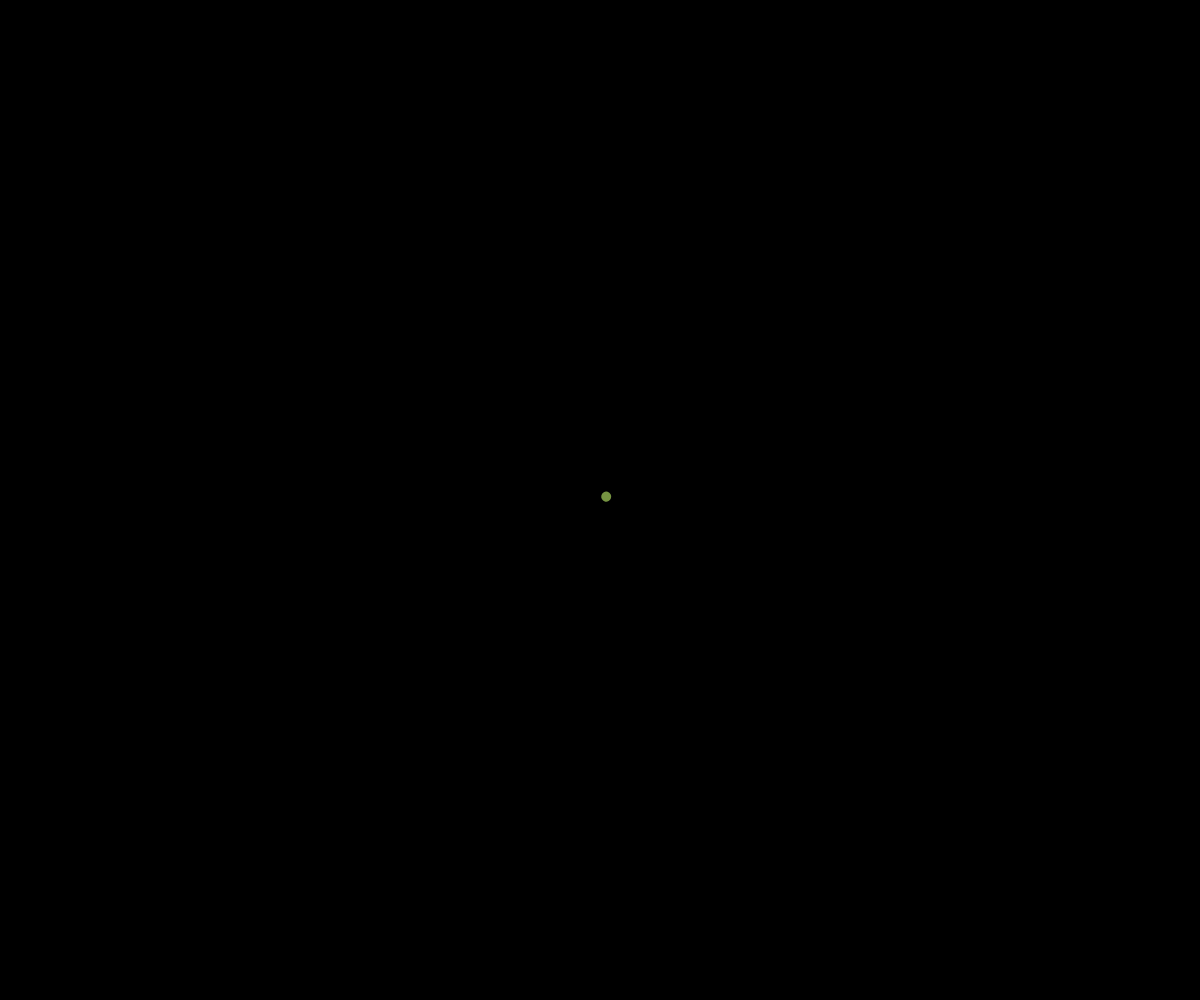
Frame 1 (no input)
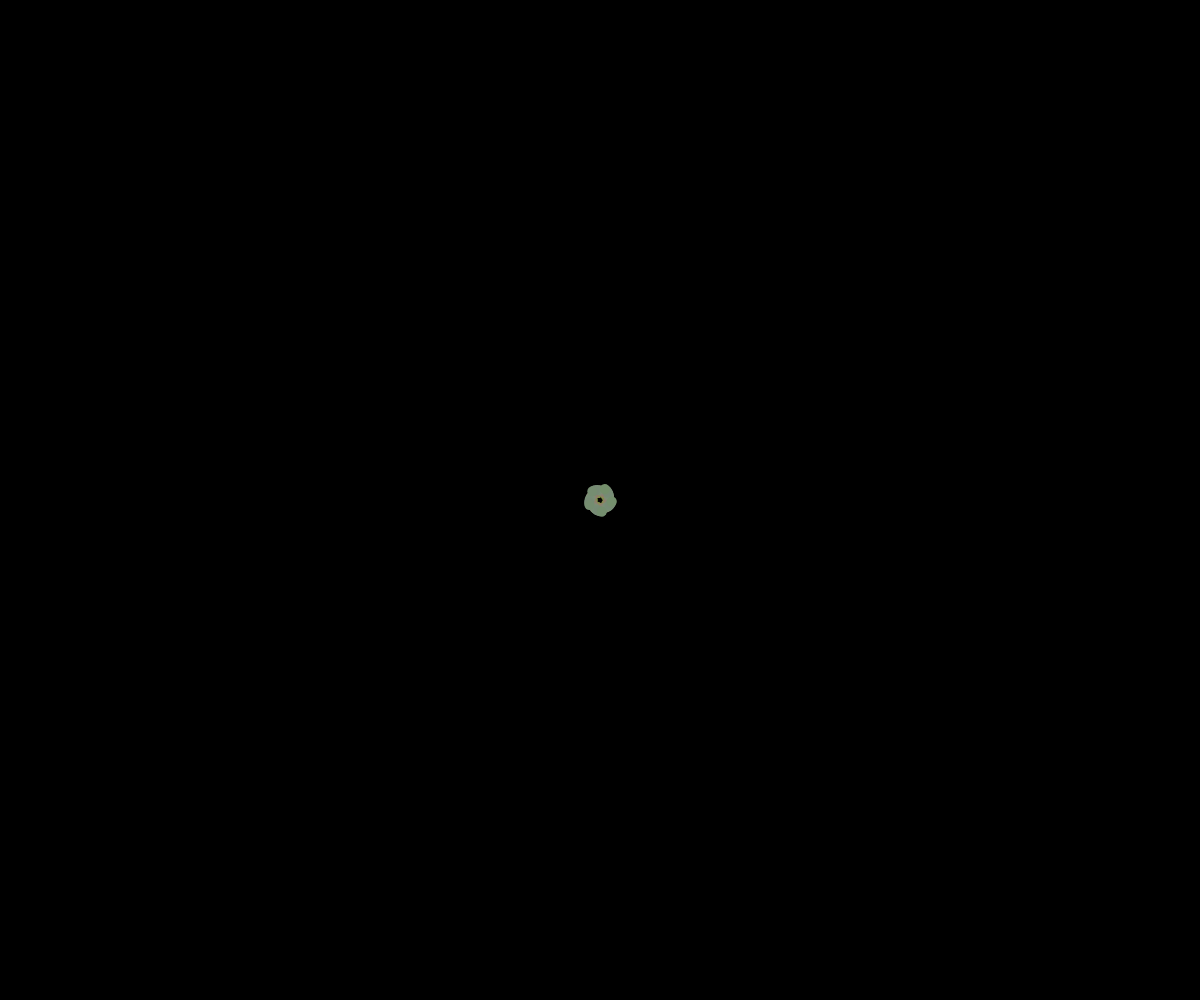
Frame 60 (no input)
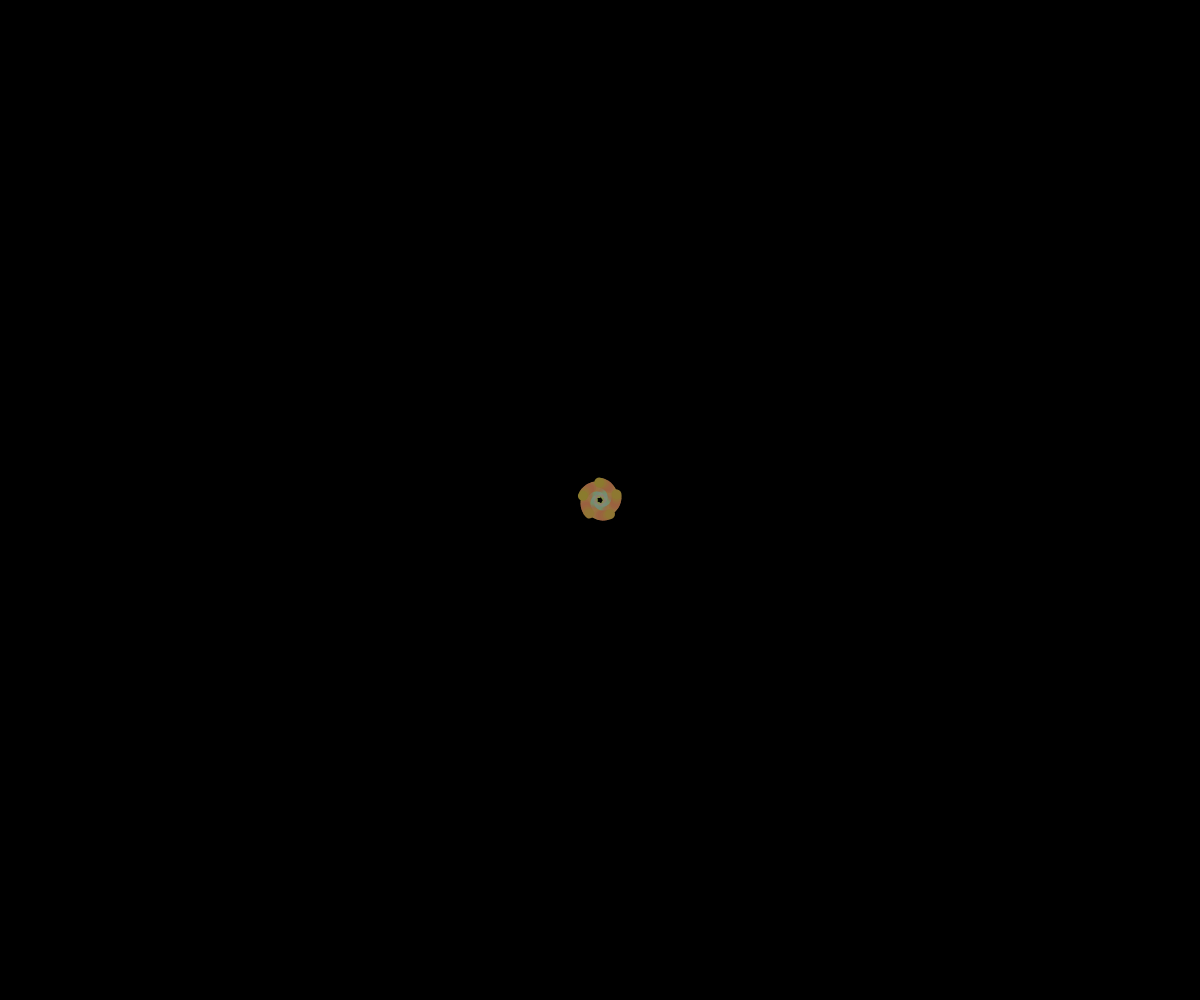
Frame 120 (the mouse pressed at the canvas centre since frame 60)

The p5.js sketch that drew these frames (run headless with seeded random() and noise() and a simulated clock; from frame 60 on, the mouse is pressed at the canvas centre):

// p5.js sketch
// ── sketch.js
//──────────────╔╗╔╗
//╔═╦╗╔╗╔═╦══╦═╗║╚╣╚╗
//║═╣╚╣╚╣╬║║║║╬╚╣╔╣╔╣
//╚═╩═╩═╩═╩╩╩╩══╩═╩═╝
// cllomatt24 (Matteo Cirillo)

let x = 0;
let y = 0;
let spazio = 0.1;
let d = 10;
t = 0;
let angolo = 5;

function setup() {
  createCanvas((w = windowWidth), (h = windowHeight));
  background(0);
  ellipseMode(CORNER);
}

function draw() {
  //background (0, 15);
  translate(w / 2, h / 2);
  rotate(angolo *(frameCount));

  var r = 255 * noise(t + 10);
  var g = 255 * noise(t + 15);
  var b = 255 * noise(t + 20);
  noStroke();
  fill(r, g, b);
  t = t + 0.01;

  if (random(1) < 0.5) {
    ellipse(x, y, d);
  } else {
    ellipse(x, y, d);
  }

  // separa line l'una dall'altra
  x = x + spazio;

  // se si raggiunge la larghezza max pulire lo sfondo e riniziare da capo
  if (x > w/2) {
    x = 0;
    y = y + spazio;
  }
  if (y >= h/2) {
    y = 0;
  }
  //drawingContext.filter = 'blur(3px)';
}

function keyPressed() {
    if (keyCode === LEFT_ARROW) {
    angolo = 10;
    spazio = 0;
  } else if (keyCode === RIGHT_ARROW) {
    angolo = 35;
    spazio = 0.1;
  }
}
